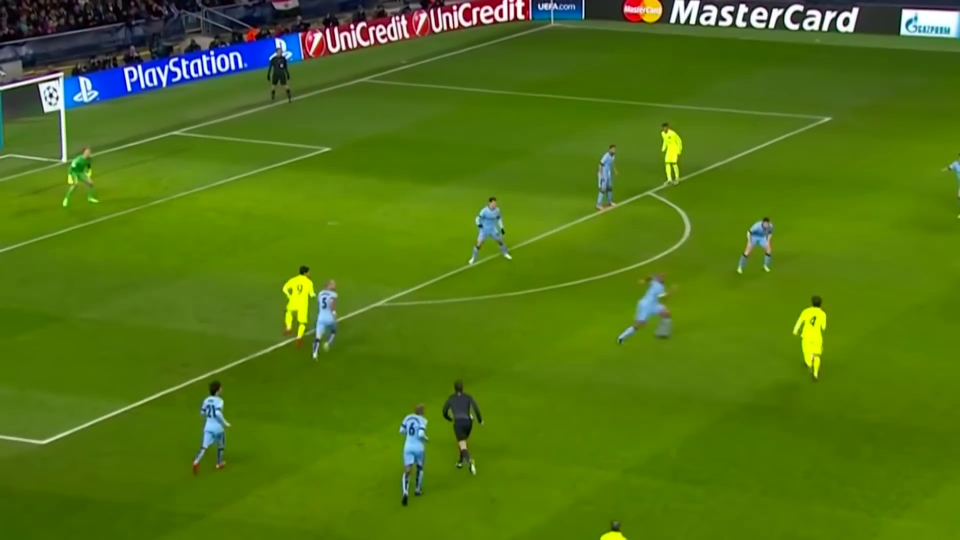
#> input picture Project/374.jpg, 1920 x 1080 px (shown at 1/2 size)
$ python -i line_detection.py   (imports and definitions only)
#> lines starting #> are read from the running program, lines starting #| are printed output that depends on the picture; after the words box and inside, x2 and y2 are one past the last pixel; in counts of white or black regions, pixels touching at a corner belong together
#> further down, picture is the input picture: shape (1080, 1920, 3); mean B, G, R 20.3, 115.9, 82.6
import cv2
import numpy as np

def detect_field_lines(image):
    # Convert to HSV color space
    hsv = cv2.cvtColor(image, cv2.COLOR_BGR2HSV)
#> hsv: shape (1080, 1920, 3); mean H, S, V 47.4, 220.3, 119.4

    # Define range for green color (field)
    lower_green = np.array([36, 0, 0])
    upper_green = np.array([86, 255, 255])

    # Threshold the HSV image to get only green colors
    mask = cv2.inRange(hsv, lower_green, upper_green)
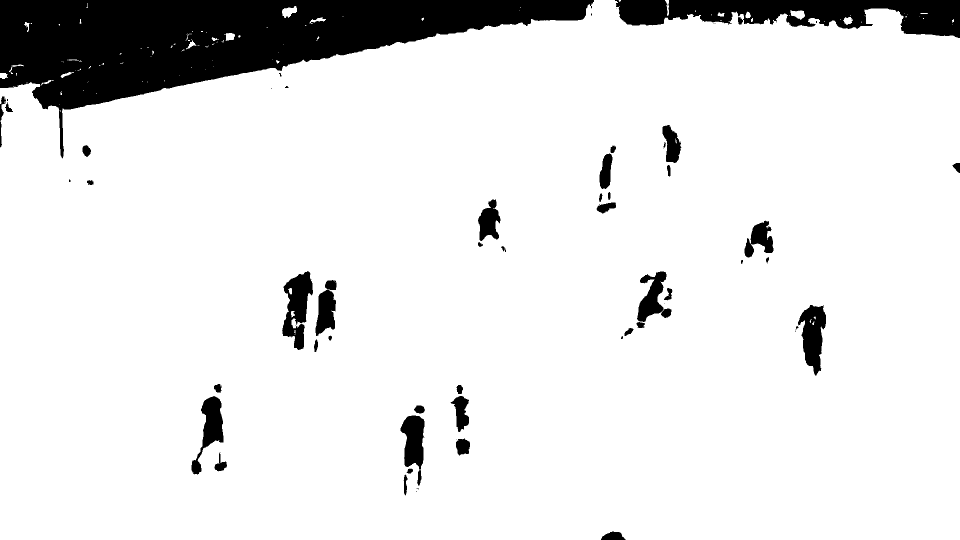
#> mask: shape (1080, 1920) (shown at 1/2 size); 89.6% white; 67 black regions (23 under 20 px), largest, box (x1, y1, x2, y2) and area: (0, 0, 1188, 317) 146631, (1230, 0, 1920, 76) 30539, (564, 542, 626, 700) 5389

    # Bitwise-AND mask and original image
    res = cv2.bitwise_and(image, image, mask=mask)
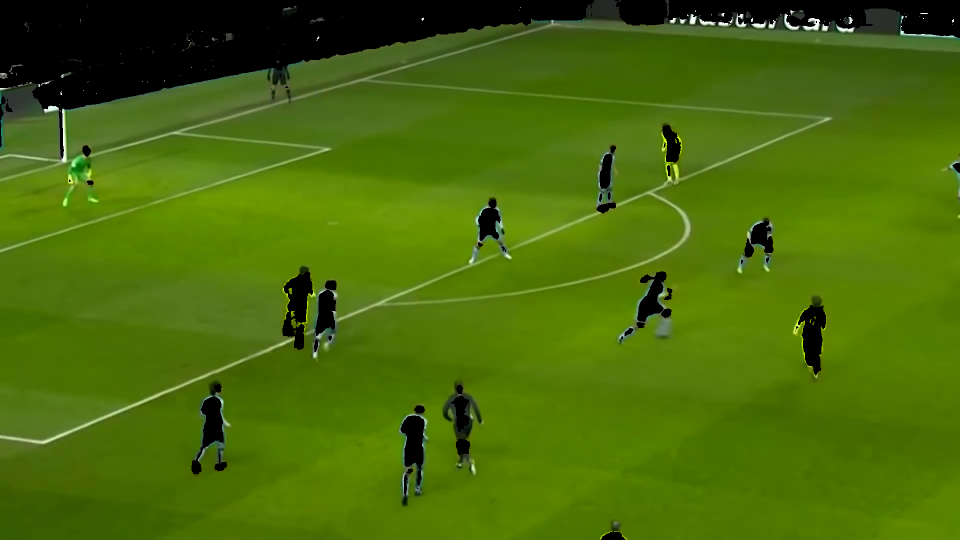
#> res: shape (1080, 1920, 3) (shown at 1/2 size); mean B, G, R 9.5, 106, 73

    # Convert to grayscale
    gray = cv2.cvtColor(res, cv2.COLOR_BGR2GRAY)
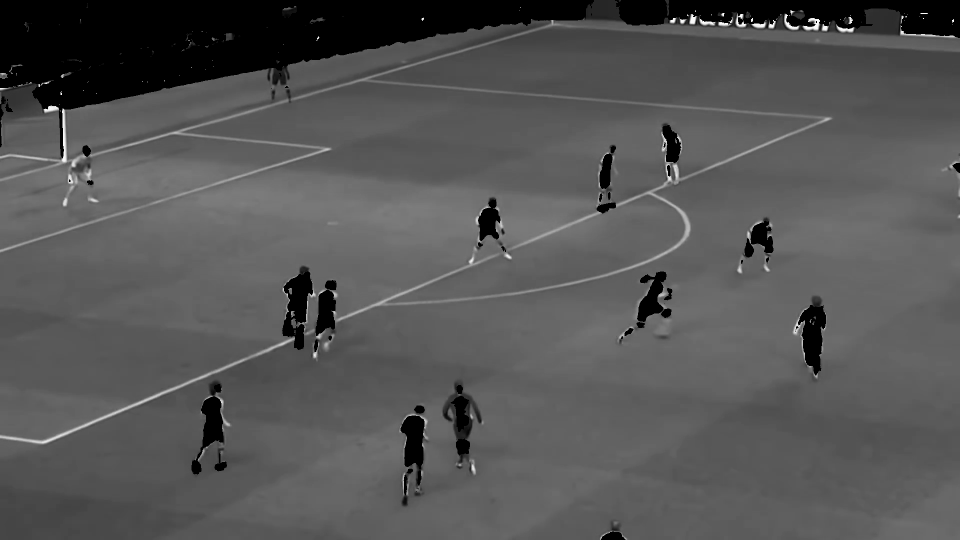
#> gray: shape (1080, 1920) (shown at 1/2 size); min 0, max 254, mean 85.1

    # Apply edge detection
    edges = cv2.Canny(gray, 50, 150, apertureSize=3)
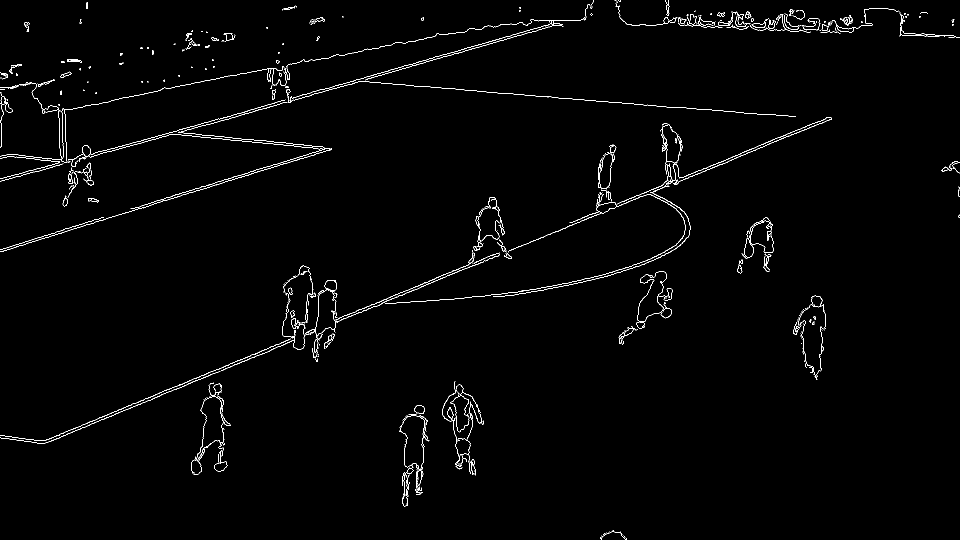
#> edges: shape (1080, 1920) (shown at 1/2 size); 1.3% white in thin lines or dots

    # Detect lines using Hough Transform
    lines = cv2.HoughLinesP(edges, 1, np.pi/180, threshold=100, minLineLength=100, maxLineGap=10)
#> lines = 46 rows, first 6: [419, 248, 1119, 48], [387, 252, 689, 166], [722, 162, 1014, 187], [1016, 502, 1131, 456], [1061, 483, 1313, 381], [648, 178, 1108, 46]

    return lines

# [529 lines left out: functions calculate_line_angle, filter_negative_angles, group_lines_by_angle, filter_clusters, draw_lines, get_vertical_vanishing_point and 10 more, not called in this run]

>>> import cv2
>>> picture = cv2.imread('374.jpg')
>>> result = detect_field_lines(picture)
#> result has the same summary as lines in detect_field_lines
